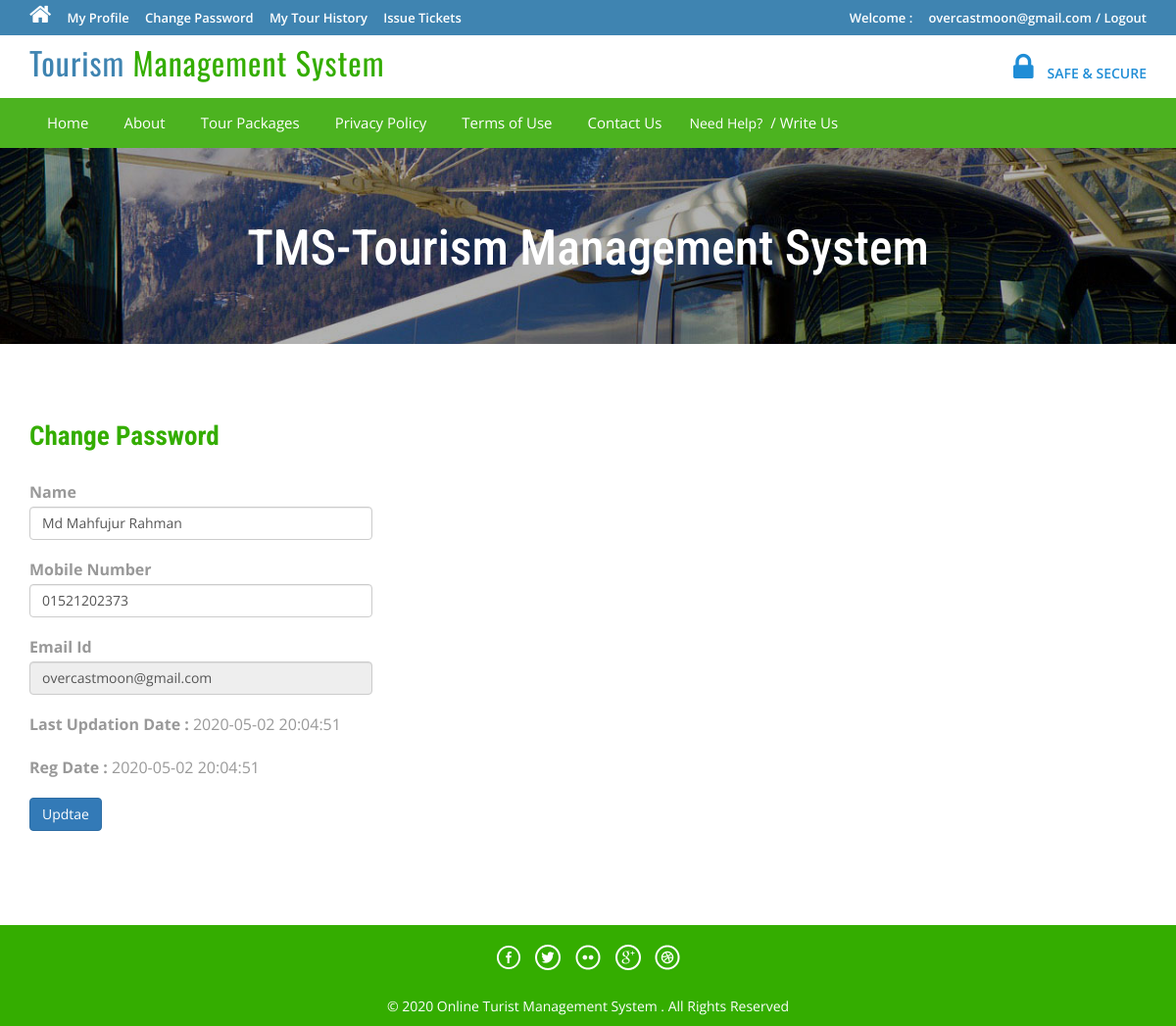
The page /profile.php (signed in) on the database its author committed.
### tables this page shows
CREATE TABLE `tbl_user` (
  `id` int(11) NOT NULL,
  `fullname` varchar(50) NOT NULL,
  `mobile` varchar(20) NOT NULL,
  `email` varchar(50) NOT NULL,
  `password` varchar(50) NOT NULL,
  `regdate` timestamp NOT NULL DEFAULT CURRENT_TIMESTAMP ON UPDATE CURRENT_TIMESTAMP,
  `upda` timestamp NOT NULL DEFAULT '0000-00-00 00:00:00' ON UPDATE CURRENT_TIMESTAMP
);

### profile.php (the view, shortened to what this page needs)
<?php
include('includes/config.php');
if(strlen($_SESSION['login'])==0)
	{
header('location:index.php');
}
else{
?>
<!DOCTYPE HTML>
<html>
<head>
<link href="css/bootstrap.css" rel='stylesheet' type='text/css' />
<link href="css/style.css" rel='stylesheet' type='text/css' />
<link href="css/font-awesome.css" rel="stylesheet">
<link href="css/animate.css" rel="stylesheet" type="text/css" media="all">
</head>
<body>
<div class="top-header">
<?php include('includes/header.php');?>
<div class="banner-1 ">
	<div class="container">
		<h1 class="wow zoomIn animated animated" data-wow-delay=".5s" style="visibility: visible; animation-delay: 0.5s; animation-name: zoomIn;">TMS-Tourism Management System</h1>
	</div>
</div>
<div class="privacy">
	<div class="container">
		<h3 class="wow fadeInDown animated animated" data-wow-delay=".5s" style="visibility: visible; animation-delay: 0.5s; animation-name: fadeInDown;">Change Password</h3>
		<form name="chngpwd" method="post">
<?php
$email=$_SESSION['login'];
$sql = "SELECT * from tbl_user where email='$email'";
$query=mysqli_query($con,$sql);
$num=mysqli_num_rows($query);
if ($num>0) {
	while ($result=mysqli_fetch_array($query)) {
?>
	<p style="width: 350px;">
			<b>Name</b>  <input type="text" name="fullname" value="<?php echo htmlentities($result['fullname']);?>" class="form-control" id="name" required="">
	</p>
<p style="width: 350px;">
<b>Mobile Number</b>
<input type="text" class="form-control" name="mobile" maxlength="11" value="<?php echo htmlentities($result['mobile']);?>" id="mobileno"  required="">
</p>
<p style="width: 350px;">
<b>Email Id</b>
	<input type="email" class="form-control" name="email" value="<?php echo htmlentities($result['email']);?>" id="email" readonly>
			</p>
<p style="width: 350px;">
<b>Last Updation Date : </b>
<?php echo htmlentities($result['upda']);?>
</p>
<p style="width: 350px;">
<b>Reg Date :</b>
<?php echo htmlentities($result['regdate']);?>
			</p>
<?php }} ?>
			<p style="width: 350px;">
<button type="submit" name="submit6" class="btn-primary btn">Updtae</button>
			</p>
			</form>
	</div>
</div>
<?php include('includes/footer.php');?>
</body>
</html>
<?php } ?>

### css/style.css (style rules this page uses)
html, body { font-size: 100%; background: #fff; font-family: 'Open Sans', sans-serif; }
h1,h2,h3,h4,h5,h6 { margin:0; font-family: 'Roboto Condensed', sans-serif; }
p { margin:0; }
.top-header { background-color: #3F84B1; border-bottom: 0 none; height: 36px; line-height: 35px; }
.banner-1 { background: url(../images/3.jpg)no-repeat; background-size: cover; -webkit-background-size: cover; -o-background-size: cover; -ms-background-size: cover; -moz-background-size: cover; min-height:200px; }
.banner-1 h1 { font-size: 50px; margin-bottom: 40px; padding: 1.5em 0 0; text-align: center; color: #ffffff; }
.privacy h3 { color: #34AD00; font-size: 1.7em; font-weight: 700; margin-bottom: 1em; }
.privacy { padding: 5em 0; }
.privacy p { font-size: 1em; line-height: 1.8em; color: #999; margin: 1em 0; }

### rows shown on the page
tbl_user: fullname "Md Mahfujur Rahman", mobile "01521202373", email "overcastmoon@gmail.com", upda "2020-05-02 20:04:51", regdate "2020-05-02 20:04:51"

### other values the page prints
$_SESSION['login'] "overcastmoon@gmail.com"
Date("Y") "2020"
